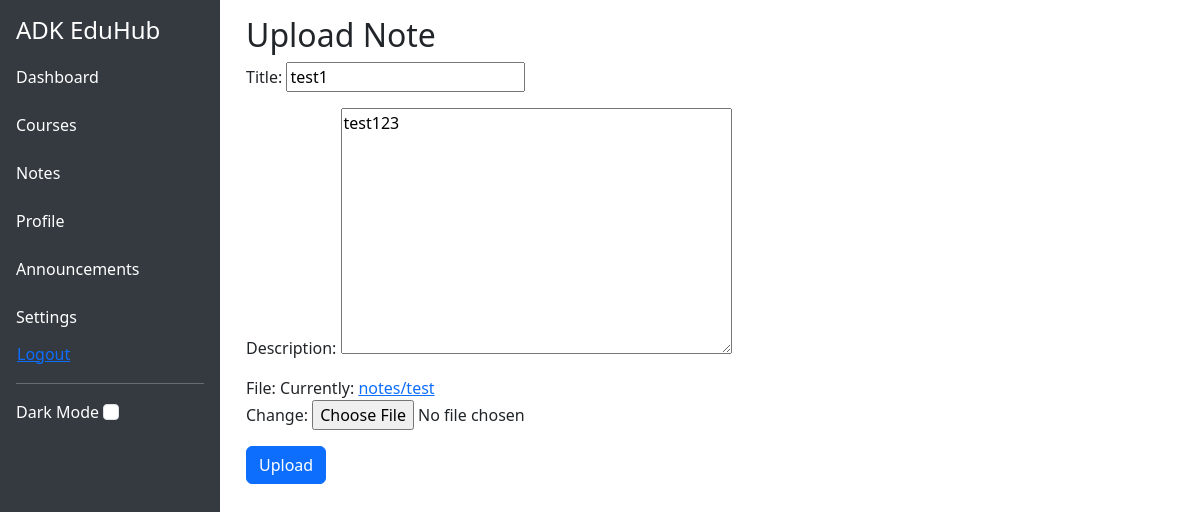
Before: /notes/edit/1/ (signed in) with the older database file.
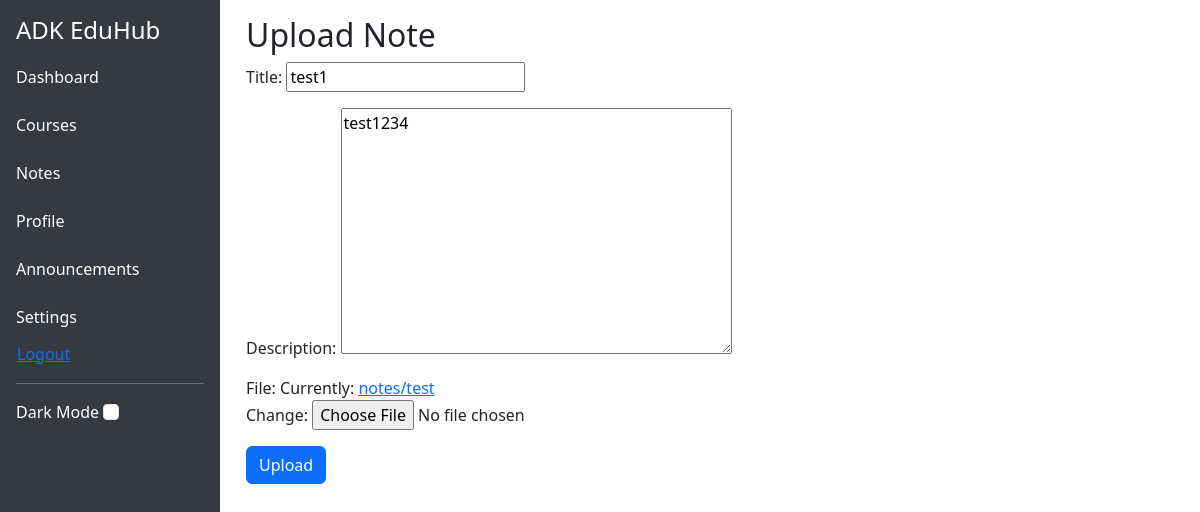
After: the same page with the newer database file.
### notes/models.py (models this page shows)
class Note(models.Model):
    title = models.CharField(max_length=255)
    description = models.TextField(blank=True, null=True)
    file = models.FileField(upload_to='notes/')
    uploaded_by = models.ForeignKey(settings.AUTH_USER_MODEL, on_delete=models.CASCADE)
    uploaded_at = models.DateTimeField(auto_now_add=True)

### notes/views.py (the view)
# urls.py: path('edit/<int:pk>/', views.note_edit, name='note_edit'),
@login_required
def note_edit(request, pk):
    note = get_object_or_404(Note, pk=pk)
    if request.user.role.lower() == "admin":
        pass  # allowed
    elif request.user.role.lower() == "teacher":
        pass  # allowed
    else:
        messages.error(request, "You do not have permission to edit notes.")
        return redirect('notes:note_list')
    if request.method == 'POST':
        form = NoteForm(request.POST, request.FILES, instance=note)
        if form.is_valid():
            form.save()
            messages.success(request, "Note updated successfully.")
            return redirect('notes:note_list')
    else:
        form = NoteForm(instance=note)
    return render(request, 'notes/note_form.html', {'form': form})

### notes/forms.py
class NoteForm(forms.ModelForm):
    class Meta:
        model = Note
        fields = ['title', 'description', 'file']

### notes/templates/notes/note_form.html (shortened to what this page needs)
{% extends 'core/base.html' %}
{% block content %}
  <h2>{% if edit %}Edit Note{% else %}Upload Note{% endif %}</h2>
  <form method="post" enctype="multipart/form-data">
    {{ form.as_p }}
    <button type="submit" class="btn btn-primary">{% if edit %}Update{% else %}Upload{% endif %}</button>
  </form>
{% endblock %}

Changed rows visible on the page:
changed Note "test1": description "test123" → "test1234"
